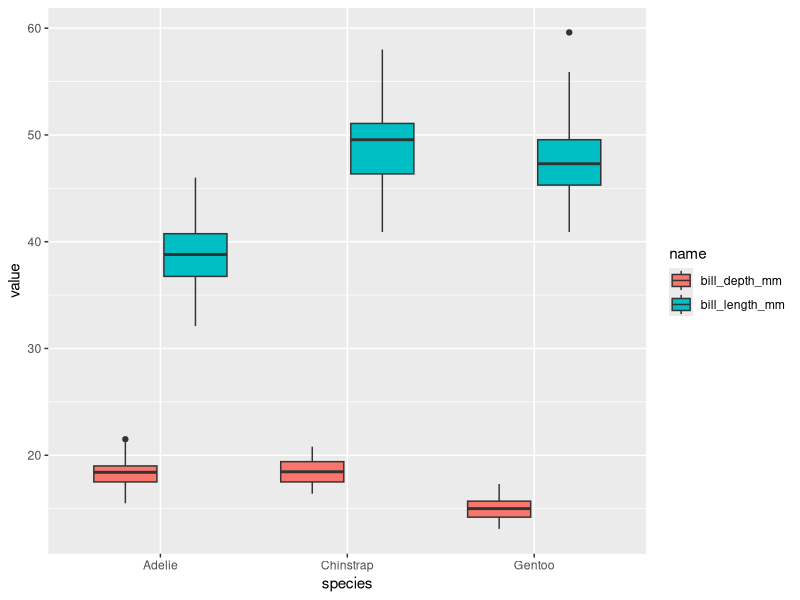

Reproduce this figure in R.
## ---- chunk 1
library(tidyverse)
## ---- chunk 2
library(palmerpenguins)
penguins %>%
  select(species, bill_length_mm, bill_depth_mm) %>%
  pivot_longer(!species) %>%
  ggplot(aes(x = species, y = value, fill = name)) +
  geom_boxplot()
